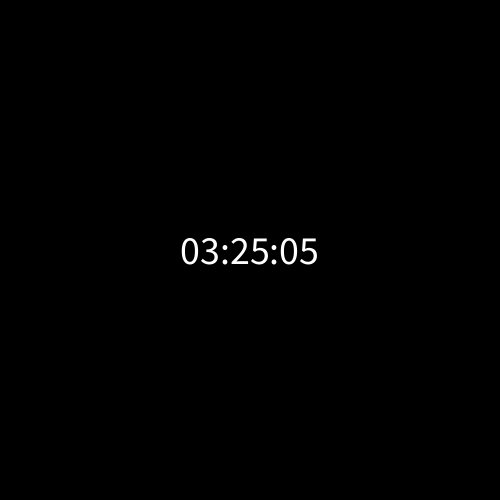
Frame 1 (no input)
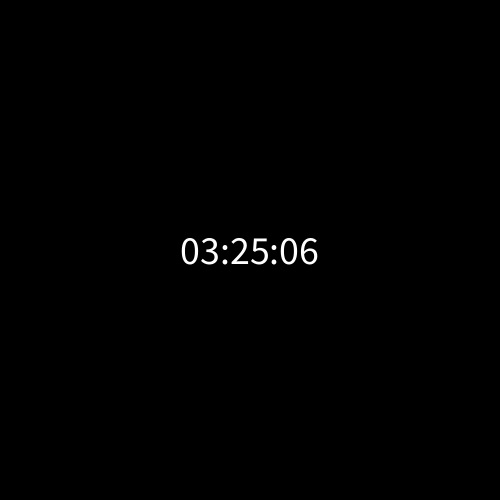
Frame 60 (the mouse pressed at the canvas centre just before this capture)
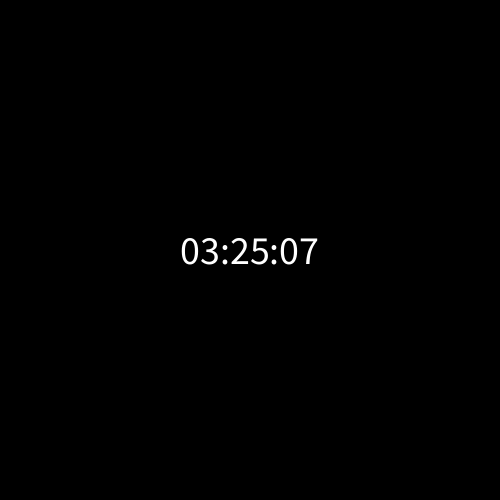
Frame 120 (the mouse held since frame 60 and released just before this capture)

The Processing sketch that drew these frames (run headless with seeded random() and noise(); from frame 60 on, the mouse is pressed at the canvas centre):

// Processing sketch: Ejemplo_Clase4_DRQ
// ── Ejemplo_Clase4_DRQ.pde
//EJERCICIO1:

//void setup(){
  
//size(500, 500);

//}

//void draw(){
 //si la condición de mousePressed es verdad se ejecuta, si la condición no se cumple se ejecuta la otra
 //LEER ESTO PARA LA SIGUINTE ENTREGA
 //Gris
//  if(mousePressed == true) {
 //   fill(150);
//  } else {
    //Blanco
 //   fill(255);
//  }

 //EJERCICIO2:
 
 //Esta variable del tamaño se puede utiizar varias veces en el codigo
 
 //Estos valores se puede reutulizar para entender la logica del codigo 
 // y poder reutilizar esas variables de forma mas practica
 //Estos valores no se deberian definir dentro del codigo
 //int size = 80;
// int posX = 200;
//int posY = 200;
 
// int posBordeDerecho;
 //int posBordeIzquierdo;
// int posBordeInferior;
// int posBordeSuperior;
 
// void setup(){
  
//size(500, 500);

//}
 
 //void draw(){ 
//   background(150, 150, 200);
//   noStroke();
 
//   posBordeIzquierdo = posX;
//   posBordeSuperior = posY;
//   posBordeDerecho = posX + size;
 //  posBordeInferior = posY + size;
   
 //  println(posBordeDerecho);
 //Uso de condicionales y operadores logicos
 //Se ejecutara detro de los parametros del cuadrado 
 
 //Interacciones para:
//   bordes vericales                              //  bordes horizontales
 //  if ((mouseX > posBordeIzquierdo && mouseX < posBordeDerecho) && 
      
 //     (mouseY > posBordeSuperior && mouseY < posBordeInferior)){
 //   fill(150);
 //  } else  {
  //  fill(255);
 //  }
 
// rect(posX, posY, size, size);

//}

//EJERCICIO3:

//int posX = 0;

//void setup(){
 //size(500, 500);
 //frameRate(500);
//}

//void draw(){
// background(200, 20,100);
     //x1, y1, x2, y2
 //line(posX, 10, posX, height);
 
 //posX++ = posX+1
// posX++;

// if (posX > width) {
//  posX = 0;

//}
//}

//EJERCICIO 4: Uso del reloj del computador

int h;
int m;
int s;

String timeString;

void setup(){
 size(500, 500);
 textAlign(CENTER, CENTER);
 textSize(40);
}

void draw() {
 h = hour(); 
 m = minute();
 s = second();
 
 // el comando nf transforma variables de numeros a strings
 // El signo + lo une todo
 //Al comando nf se le puede agregar los decimales asi = nf(variable int, digitos)
 timeString = nf(h, 2) + ":" + nf(m, 2) + ":" + nf(s, 2);
 
 //Al pasar las variables del tiempo al formato text esta actualizando los varolers del reloj de acuerdo al real
 background(0);
 text(timeString, width /2, height/2);



}
